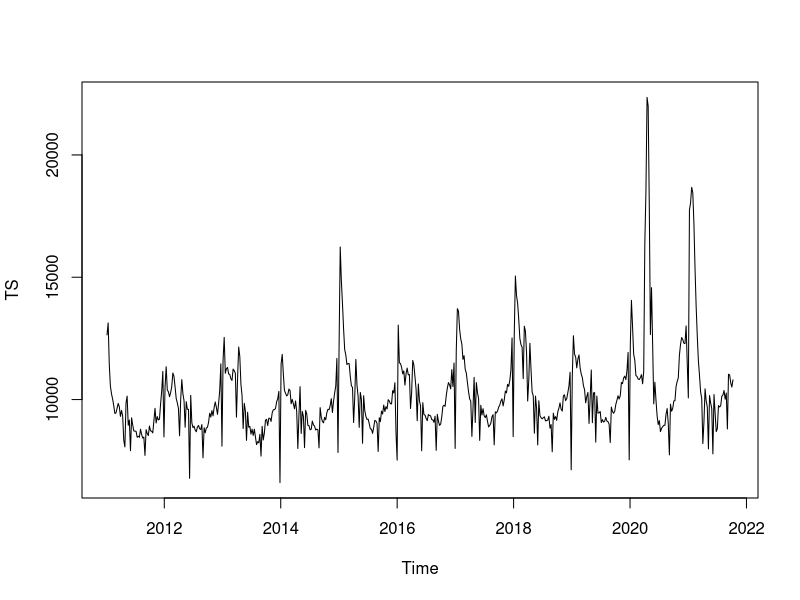
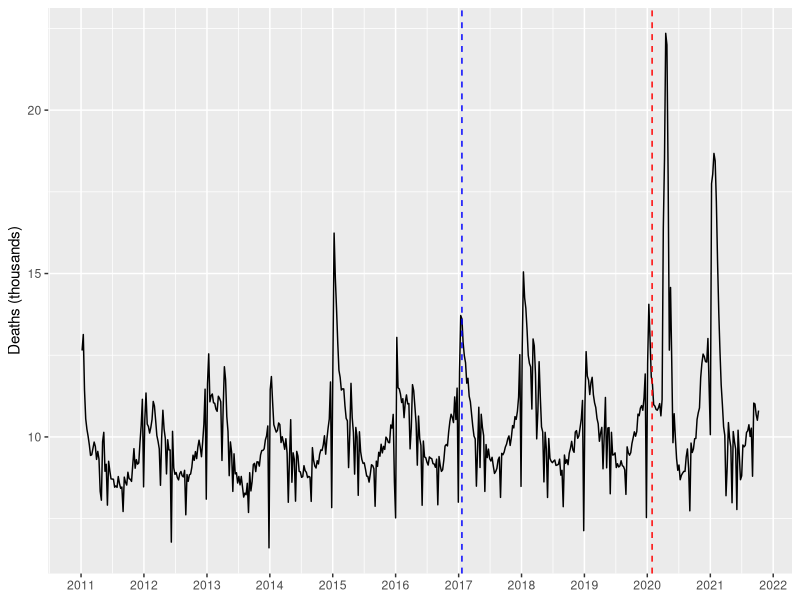

Reproduce these figures in R, in order.
options(scipen = 999)

library(openxlsx)
library(data.table)
library(lubridate)
library(ggplot2)

DT <- read.xlsx("Data/MortalityDataEngandWales_2011_2021.xlsx", sheet = "TotalDeaths2011to2020") |> as.data.table()
setnames(DT, 1:2, c("WE","Deaths"))

DT[, WE := as.Date(WE, origin = as.Date("1899-12-30"))]

TS <- ts(DT$Deaths, freq=365.25/7, start = decimal_date(ymd("2011-01-07"))) #https://stackoverflow.com/questions/22188660/r-time-series-modeling-on-weekly-data-using-ts-object


# The first confirmed cases of coronavirus in the UK were on January 29 [2020],
# when two Chinese nationals fell ill at the Staycity Aparthotel in York

plot(TS)

ggplot(DT, aes(WE, Deaths)) + geom_line() +
  scale_x_date(date_breaks = "1 year", date_labels = "%Y") +
  scale_y_continuous(labels = \(x) x/1e3) +
  geom_vline(xintercept = ymd("2020-01-29"), color="red", lty=2) +
  geom_vline(xintercept = ymd("2017-01-20"), color="blue", lty=2) + 
  ylab("Deaths (thousands)") +
  theme(axis.title.x = element_blank())

#2/3 of observations of the covid-free period
tr <- round(DT[WE < ymd("2020-01-29"), .N] * 2/3)
TR <- DT[1:tr]
TS <- DT[(tr+1):DT[WE < ymd("2020-01-29"), .N]]
rm(tr)

TR.ts <- ts(DT$Deaths, freq=365.25/7, start = decimal_date(ymd("2011-01-07")))
TS.ts <- ts(DT$Deaths, freq=365.25/7, start = decimal_date(ymd("2017-01-20")))
